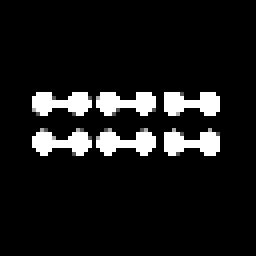
%> input picture tutorials/Tutorial4/images/connected1.pgm, 64 x 64 px (shown 4 times larger)
$ octave --eval "result = get_image_features('images/connected1.pgm');"   (GNU Octave 9; MATLAB toolbox functions it lacks are replaced by stand-ins)
%> lines starting %> are read from the running program, lines starting %| are printed output that depends on the picture
### tutorials/Tutorial4/get_gabor_filters.m
function filters = get_gabor_filters (rot, RF_siz, Div, Phi, sigma_factor)

% FUNCTION filters = get_gabor (rot, RF_siz, Div)
%
% Computes and returns Gabor functions into 4-dim filters matrix.

num_rot = length(rot); % number of rotaion/orientation
lambda  = RF_siz*2./Div;
sigma   = lambda.*sigma_factor;
G       = 0.92;   % spatial aspect ratio: 0.23 < gamma < 0.92

for r = 1:num_rot
  theta     = rot(r)*pi/180;
  filtSize  = RF_siz;
  center    = ceil(filtSize/2);
  filtSizeL = center-1;
  filtSizeR = filtSize-filtSizeL-1;
  sigmaq    = sigma^2;

  for i = -filtSizeL:filtSizeR
    for j = -filtSizeL:filtSizeR
      if ( sqrt(i^2+j^2)>filtSize/2 )
	E = 0;
      else
	x = i*cos(theta) - j*sin(theta);
	y = i*sin(theta) + j*cos(theta);
	E = exp(-(x^2+G^2*y^2)/(2*sigmaq))*cos(2*pi*x/lambda-Phi);
      end
      f(j+center,i+center) = E;
    end
  end

  % apply circular mask, make it mean-zero, and normalize.
  f      = f.*get_circle(size(f,1),1);
  f_norm = sum(sum(f))/sum(sum(get_circle(size(f,1),1)));
  f      = f - get_circle(size(f,1),1)*f_norm;
  f      = f/sqrt(sum(sum(f.^2)));
  filters(:,:,1,r) = f;  % the Gabors have only 1 input_plane (the image)
end

function circle_template = get_circle (filter_size, radius)

% FUNCTION  circle_template = get_circle (size, radius)
% This function Returns 2-D circular template
% of given size and radius.

inc = 2/filter_size;
[x,y] = meshgrid(-1+inc/2:inc:1-inc/2, -1+inc/2:inc:1-inc/2);
circle_template = double(x.^2 + y.^2 <= radius.^2);

### tutorials/Tutorial4/get_image_features.m
function m = get_image_features(file_name)
%> called with file_name = 'images/connected1.pgm'

img=double(imread(file_name))./255;
%> img: size 64x64 double; min 0, max 1, mean 0.0918

filters=get_gabor_filters([0,90],5,3,pi/2,0.3);
fx=conv2(img,filters(:,:,1,2),'same');
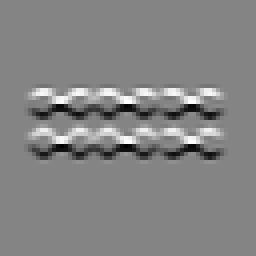
%> fx: size 64x64 double (shown 4 times larger); min -1.35, max 1.26, mean 6.51e-19; drawn with min black and max white
fy=conv2(img,filters(:,:,1,1),'same');
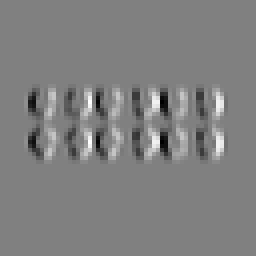
%> fy: size 64x64 double (shown 4 times larger); min -1.35, max 1.34, mean -1.57e-17; drawn with min black and max white

pos=[1 2];
dir=[3 4];
intens=5;

r=1;
m=zeros(5,10); % for initialization
for x=1:size(img,2)
    for y=1:size(img,1)
        if img(x,y)>0.1
            m(pos,r)=[x y]';
            nrm=sqrt(fx(x,y)^2+fy(x,y)^2);
            if nrm > 0
                m(dir,r)=[fx(x,y)/nrm fy(x,y)/nrm]';
            else
                m(dir,r)=[0 0]';
            end
            m(intens,r)=img(x,y);
            h(r)=1;%img(x,y);
            r=r+1;
            if r>5000
                error ('Too many features in image');
            end
        end
    end
end
%> after the loop, h = 391 values from 1 to 1; nrm = 1.17; r = 392
fprintf('Generated %d features.\n',r-1);
%| Generated 391 features.

$ run again, on tutorials/Tutorial4/images/continuity1.pgm
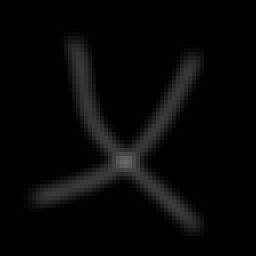
%> input picture tutorials/Tutorial4/images/continuity1.pgm, 64 x 64 px (shown 4 times larger)
%> in get_image_features, `fx=conv2(img,filters(:,:,1,2),'same');`:
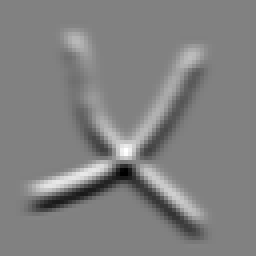
%> fx: size 64x64 double (shown 4 times larger); min -0.186, max 0.181, mean -1.08e-18; drawn with min black and max white
%> in get_image_features, `fy=conv2(img,filters(:,:,1,1),'same');`:
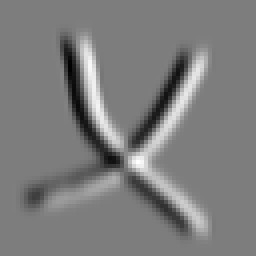
%> fy: size 64x64 double (shown 4 times larger); min -0.161, max 0.165, mean -3.72e-18; drawn with min black and max white
%> after the loop in get_image_features, `for x=1:size(img,2)`: h = 495 values from 1 to 1; nrm = 0.0899; r = 496
%| Generated 495 features.
